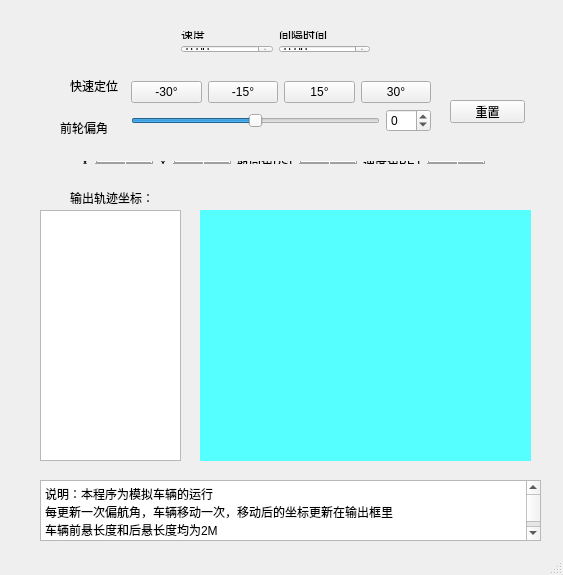
<?xml version="1.0" encoding="UTF-8"?>
<ui version="4.0">
 <class>MainWindow</class>
 <widget class="QMainWindow" name="MainWindow">
  <property name="geometry">
   <rect>
    <x>0</x>
    <y>0</y>
    <width>563</width>
    <height>575</height>
   </rect>
  </property>
  <property name="windowTitle">
   <string>MainWindow</string>
  </property>
  <widget class="QWidget" name="centralWidget">
   <widget class="QWidget" name="layoutWidget">
    <property name="geometry">
     <rect>
      <x>120</x>
      <y>70</y>
      <width>322</width>
      <height>75</height>
     </rect>
    </property>
    <layout class="QVBoxLayout" name="verticalLayout">
     <item>
      <layout class="QHBoxLayout" name="horizontalLayout_2">
       <item>
        <widget class="QPushButton" name="pushButton_3">
         <property name="text">
          <string>-30°</string>
         </property>
        </widget>
       </item>
       <item>
        <widget class="QPushButton" name="pushButton_2">
         <property name="text">
          <string>-15°</string>
         </property>
        </widget>
       </item>
       <item>
        <widget class="QPushButton" name="pushButton">
         <property name="text">
          <string>15°</string>
         </property>
        </widget>
       </item>
       <item>
        <widget class="QPushButton" name="pushButton_4">
         <property name="text">
          <string>30°</string>
         </property>
        </widget>
       </item>
      </layout>
     </item>
     <item>
      <layout class="QHBoxLayout" name="horizontalLayout">
       <item>
        <widget class="QSlider" name="horizontalSlider">
         <property name="minimum">
          <number>-45</number>
         </property>
         <property name="maximum">
          <number>45</number>
         </property>
         <property name="orientation">
          <enum>Qt::Horizontal</enum>
         </property>
        </widget>
       </item>
       <item>
        <widget class="QSpinBox" name="spinBox1">
         <property name="minimum">
          <number>-45</number>
         </property>
         <property name="maximum">
          <number>45</number>
         </property>
        </widget>
       </item>
      </layout>
     </item>
    </layout>
   </widget>
   <widget class="QWidget" name="layoutWidget">
    <property name="geometry">
     <rect>
      <x>70</x>
      <y>150</y>
      <width>426</width>
      <height>25</height>
     </rect>
    </property>
    <layout class="QHBoxLayout" name="horizontalLayout_3">
     <item>
      <widget class="QLabel" name="label_3">
       <property name="text">
        <string>X</string>
       </property>
      </widget>
     </item>
     <item>
      <widget class="QLCDNumber" name="lcdNumber_X"/>
     </item>
     <item>
      <widget class="QLabel" name="label_2">
       <property name="text">
        <string>Y</string>
       </property>
      </widget>
     </item>
     <item>
      <widget class="QLCDNumber" name="lcdNumber_Y"/>
     </item>
     <item>
      <widget class="QLabel" name="label">
       <property name="text">
        <string>航向角PSI</string>
       </property>
      </widget>
     </item>
     <item>
      <widget class="QLCDNumber" name="lcdNumber_PSI"/>
     </item>
     <item>
      <widget class="QLabel" name="label_5">
       <property name="text">
        <string>速度角BETA</string>
       </property>
      </widget>
     </item>
     <item>
      <widget class="QLCDNumber" name="lcdNumber_BETA"/>
     </item>
    </layout>
   </widget>
   <widget class="QPushButton" name="pushButton_RESTAR">
    <property name="geometry">
     <rect>
      <x>450</x>
      <y>100</y>
      <width>75</width>
      <height>23</height>
     </rect>
    </property>
    <property name="text">
     <string>重置</string>
    </property>
   </widget>
   <widget class="QLabel" name="label_8">
    <property name="geometry">
     <rect>
      <x>70</x>
      <y>190</y>
      <width>91</width>
      <height>16</height>
     </rect>
    </property>
    <property name="text">
     <string>输出轨迹坐标：</string>
    </property>
   </widget>
   <widget class="QLabel" name="label_4">
    <property name="geometry">
     <rect>
      <x>60</x>
      <y>120</y>
      <width>51</width>
      <height>16</height>
     </rect>
    </property>
    <property name="text">
     <string>前轮偏角</string>
    </property>
   </widget>
   <widget class="QLabel" name="label_9">
    <property name="geometry">
     <rect>
      <x>70</x>
      <y>80</y>
      <width>54</width>
      <height>12</height>
     </rect>
    </property>
    <property name="text">
     <string>快速定位</string>
    </property>
   </widget>
   <widget class="QTextEdit" name="textEdit">
    <property name="geometry">
     <rect>
      <x>40</x>
      <y>210</y>
      <width>141</width>
      <height>251</height>
     </rect>
    </property>
   </widget>
   <widget class="QWidget" name="layoutWidget">
    <property name="geometry">
     <rect>
      <x>170</x>
      <y>20</y>
      <width>211</width>
      <height>44</height>
     </rect>
    </property>
    <layout class="QVBoxLayout" name="verticalLayout_2">
     <item>
      <layout class="QHBoxLayout" name="horizontalLayout_5">
       <item>
        <widget class="QLabel" name="label_6">
         <property name="text">
          <string>速度</string>
         </property>
        </widget>
       </item>
       <item>
        <widget class="QLabel" name="label_7">
         <property name="text">
          <string>间隔时间</string>
         </property>
        </widget>
       </item>
      </layout>
     </item>
     <item>
      <layout class="QHBoxLayout" name="horizontalLayout_4">
       <item>
        <widget class="QDoubleSpinBox" name="doubleSpinBox_SPEED"/>
       </item>
       <item>
        <widget class="QDoubleSpinBox" name="doubleSpinBox_TIME"/>
       </item>
      </layout>
     </item>
    </layout>
   </widget>
   <widget class="QTextBrowser" name="textBrowser">
    <property name="geometry">
     <rect>
      <x>40</x>
      <y>480</y>
      <width>501</width>
      <height>61</height>
     </rect>
    </property>
    <property name="html">
     <string>&lt;!DOCTYPE HTML PUBLIC &quot;-//W3C//DTD HTML 4.0//EN&quot; &quot;http://www.w3.org/TR/REC-html40/strict.dtd&quot;&gt;
&lt;html&gt;&lt;head&gt;&lt;meta name=&quot;qrichtext&quot; content=&quot;1&quot; /&gt;&lt;style type=&quot;text/css&quot;&gt;
p, li { white-space: pre-wrap; }
&lt;/style&gt;&lt;/head&gt;&lt;body style=&quot; font-family:'SimSun'; font-size:9pt; font-weight:400; font-style:normal;&quot;&gt;
&lt;p style=&quot; margin-top:0px; margin-bottom:0px; margin-left:0px; margin-right:0px; -qt-block-indent:0; text-indent:0px;&quot;&gt;说明：本程序为模拟车辆的运行&lt;/p&gt;
&lt;p style=&quot; margin-top:0px; margin-bottom:0px; margin-left:0px; margin-right:0px; -qt-block-indent:0; text-indent:0px;&quot;&gt;每更新一次偏航角，车辆移动一次，移动后的坐标更新在输出框里&lt;/p&gt;
&lt;p style=&quot; margin-top:0px; margin-bottom:0px; margin-left:0px; margin-right:0px; -qt-block-indent:0; text-indent:0px;&quot;&gt;车辆前悬长度和后悬长度均为2M&lt;/p&gt;
&lt;p style=&quot; margin-top:0px; margin-bottom:0px; margin-left:0px; margin-right:0px; -qt-block-indent:0; text-indent:0px;&quot;&gt;后轮偏角为0°&lt;/p&gt;
&lt;p style=&quot;-qt-paragraph-type:empty; margin-top:0px; margin-bottom:0px; margin-left:0px; margin-right:0px; -qt-block-indent:0; text-indent:0px;&quot;&gt;&lt;br /&gt;&lt;/p&gt;
&lt;p style=&quot;-qt-paragraph-type:empty; margin-top:0px; margin-bottom:0px; margin-left:0px; margin-right:0px; -qt-block-indent:0; text-indent:0px;&quot;&gt;&lt;br /&gt;&lt;/p&gt;
&lt;p style=&quot; margin-top:0px; margin-bottom:0px; margin-left:0px; margin-right:0px; -qt-block-indent:0; text-indent:0px;&quot;&gt;参考链接：&lt;/p&gt;
&lt;p style=&quot; margin-top:0px; margin-bottom:0px; margin-left:0px; margin-right:0px; -qt-block-indent:0; text-indent:0px;&quot;&gt;&lt;a href=&quot;https://blog.csdn.net/u013914471/article/details/82968608&quot;&gt;&lt;span style=&quot; text-decoration: underline; color:#0000ff;&quot;&gt;https://blog.csdn.net/u013914471/article/details/82968608&lt;/span&gt;&lt;/a&gt;&lt;/p&gt;
&lt;p style=&quot; margin-top:0px; margin-bottom:0px; margin-left:0px; margin-right:0px; -qt-block-indent:0; text-indent:0px;&quot;&gt;&lt;a href=&quot;https://blog.csdn.net/AdamShan/article/details/78696874&quot;&gt;&lt;span style=&quot; text-decoration: underline; color:#0000ff;&quot;&gt;https://blog.csdn.net/AdamShan/article/details/78696874&lt;/span&gt;&lt;/a&gt;&lt;/p&gt;&lt;/body&gt;&lt;/html&gt;</string>
    </property>
   </widget>
   <widget class="QLabel" name="widget">
    <property name="geometry">
     <rect>
      <x>200</x>
      <y>210</y>
      <width>331</width>
      <height>251</height>
     </rect>
    </property>
    <property name="styleSheet">
     <string notr="true">background-image: url(:/new/prefix1/Images/logo.png);
image: url(:/new/prefix1/Images/logo.png);
border-image: url(:/new/prefix1/Images/logo.png);
background-image: url(:/new/prefix1/Images/logo.png);
background-color: rgb(85, 255, 255);</string>
    </property>
    <property name="text">
     <string/>
    </property>
   </widget>
  </widget>
  <widget class="QStatusBar" name="statusBar"/>
 </widget>
 <layoutdefault spacing="6" margin="11"/>
 <resources>
  <include location="image.qrc"/>
 </resources>
 <connections/>
</ui>
